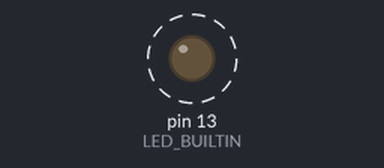
The sketch below on a simulated Arduino Uno, built with avr-gcc and run on an emulated ATmega328P. On the bench: output pins drawn as LEDs (lit = HIGH). Dashed ring = blinking. What the sketch prints to the serial monitor is not drawn.

Above: at 0.5 s.
Timing chart, 0 to 4.6 s (numbered marks = the images above):
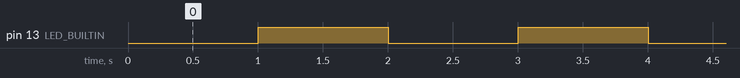

Measured:
- by itself, pin 13 (LED_BUILTIN): alternates HIGH for 1.0 s and LOW for 1.0 s

The sketch:

Firebeetle_2_Test_1.ino
```cpp
void setup() {
  pinMode(LED_BUILTIN, OUTPUT);
  Serial.begin(115200);
  while (!Serial);
}

void loop() {
  delay(1000);
  Serial.println("ON");
  digitalWrite(LED_BUILTIN, HIGH);
  delay(1000);
  Serial.println("OFF");
  digitalWrite(LED_BUILTIN, LOW);
}
```
